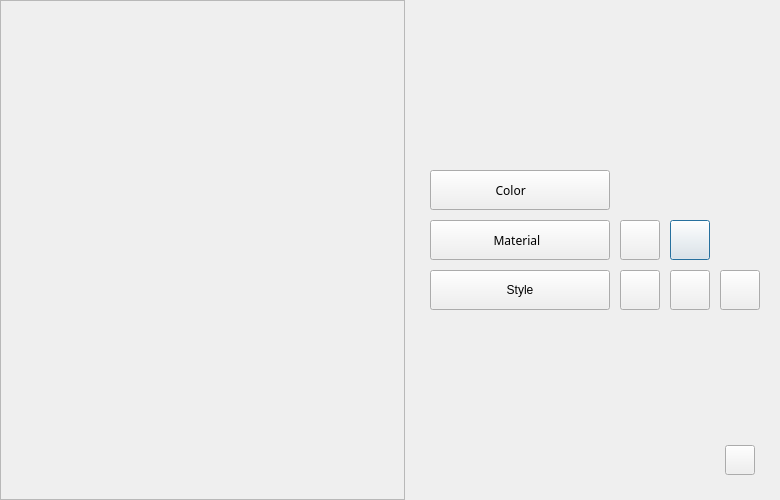
<?xml version="1.0" encoding="UTF-8"?>
<ui version="4.0">
 <class>CLOViseSuite</class>
 <widget class="QDialog" name="CLOViseSuite">
  <property name="geometry">
   <rect>
    <x>0</x>
    <y>0</y>
    <width>780</width>
    <height>500</height>
   </rect>
  </property>
  <property name="sizePolicy">
   <sizepolicy hsizetype="Expanding" vsizetype="Expanding">
    <horstretch>0</horstretch>
    <verstretch>0</verstretch>
   </sizepolicy>
  </property>
  <property name="windowTitle">
   <string>PLMPanel</string>
  </property>
  <property name="layoutDirection">
   <enum>Qt::LeftToRight</enum>
  </property>
  <property name="autoFillBackground">
   <bool>false</bool>
  </property>
  <property name="styleSheet">
   <string notr="true"/>
  </property>
  <property name="sizeGripEnabled">
   <bool>false</bool>
  </property>
  <layout class="QGridLayout" name="gridLayout_2">
   <property name="leftMargin">
    <number>0</number>
   </property>
   <property name="topMargin">
    <number>0</number>
   </property>
   <property name="rightMargin">
    <number>0</number>
   </property>
   <property name="bottomMargin">
    <number>0</number>
   </property>
   <property name="spacing">
    <number>5</number>
   </property>
   <item row="0" column="0" rowspan="7">
    <widget class="QFrame" name="ui_SplashFrame">
     <property name="sizePolicy">
      <sizepolicy hsizetype="Expanding" vsizetype="Expanding">
       <horstretch>0</horstretch>
       <verstretch>0</verstretch>
      </sizepolicy>
     </property>
     <property name="minimumSize">
      <size>
       <width>320</width>
       <height>485</height>
      </size>
     </property>
     <property name="styleSheet">
      <string notr="true"/>
     </property>
     <property name="frameShape">
      <enum>QFrame::StyledPanel</enum>
     </property>
     <property name="frameShadow">
      <enum>QFrame::Raised</enum>
     </property>
     <layout class="QGridLayout" name="gridLayout_4">
      <property name="leftMargin">
       <number>0</number>
      </property>
      <property name="topMargin">
       <number>0</number>
      </property>
      <property name="rightMargin">
       <number>0</number>
      </property>
      <property name="bottomMargin">
       <number>0</number>
      </property>
      <property name="horizontalSpacing">
       <number>0</number>
      </property>
      <property name="verticalSpacing">
       <number>10</number>
      </property>
      <item row="2" column="0">
       <spacer name="horizontalSpacer_12">
        <property name="orientation">
         <enum>Qt::Horizontal</enum>
        </property>
        <property name="sizeType">
         <enum>QSizePolicy::Preferred</enum>
        </property>
        <property name="sizeHint" stdset="0">
         <size>
          <width>140</width>
          <height>20</height>
         </size>
        </property>
       </spacer>
      </item>
      <item row="3" column="0">
       <spacer name="horizontalSpacer_13">
        <property name="orientation">
         <enum>Qt::Horizontal</enum>
        </property>
        <property name="sizeType">
         <enum>QSizePolicy::Preferred</enum>
        </property>
        <property name="sizeHint" stdset="0">
         <size>
          <width>140</width>
          <height>20</height>
         </size>
        </property>
       </spacer>
      </item>
      <item row="1" column="0">
       <spacer name="horizontalSpacer_4">
        <property name="orientation">
         <enum>Qt::Horizontal</enum>
        </property>
        <property name="sizeType">
         <enum>QSizePolicy::Preferred</enum>
        </property>
        <property name="sizeHint" stdset="0">
         <size>
          <width>140</width>
          <height>20</height>
         </size>
        </property>
       </spacer>
      </item>
      <item row="1" column="2">
       <spacer name="horizontalSpacer_14">
        <property name="orientation">
         <enum>Qt::Horizontal</enum>
        </property>
        <property name="sizeType">
         <enum>QSizePolicy::Preferred</enum>
        </property>
        <property name="sizeHint" stdset="0">
         <size>
          <width>139</width>
          <height>20</height>
         </size>
        </property>
       </spacer>
      </item>
      <item row="3" column="2">
       <spacer name="horizontalSpacer_16">
        <property name="orientation">
         <enum>Qt::Horizontal</enum>
        </property>
        <property name="sizeType">
         <enum>QSizePolicy::Preferred</enum>
        </property>
        <property name="sizeHint" stdset="0">
         <size>
          <width>139</width>
          <height>20</height>
         </size>
        </property>
       </spacer>
      </item>
      <item row="3" column="1">
       <widget class="QLabel" name="ui_PoweredByLabel">
        <property name="minimumSize">
         <size>
          <width>180</width>
          <height>45</height>
         </size>
        </property>
        <property name="styleSheet">
         <string notr="true"/>
        </property>
        <property name="text">
         <string/>
        </property>
        <property name="alignment">
         <set>Qt::AlignCenter</set>
        </property>
       </widget>
      </item>
      <item row="0" column="1">
       <spacer name="verticalSpacer_14">
        <property name="orientation">
         <enum>Qt::Vertical</enum>
        </property>
        <property name="sizeHint" stdset="0">
         <size>
          <width>20</width>
          <height>228</height>
         </size>
        </property>
       </spacer>
      </item>
      <item row="2" column="1">
       <widget class="QLabel" name="ui_PlmLabel">
        <property name="minimumSize">
         <size>
          <width>180</width>
          <height>30</height>
         </size>
        </property>
        <property name="styleSheet">
         <string notr="true"/>
        </property>
        <property name="text">
         <string/>
        </property>
        <property name="alignment">
         <set>Qt::AlignCenter</set>
        </property>
       </widget>
      </item>
      <item row="4" column="1">
       <spacer name="verticalSpacer_13">
        <property name="orientation">
         <enum>Qt::Vertical</enum>
        </property>
        <property name="sizeType">
         <enum>QSizePolicy::Preferred</enum>
        </property>
        <property name="sizeHint" stdset="0">
         <size>
          <width>20</width>
          <height>112</height>
         </size>
        </property>
       </spacer>
      </item>
      <item row="1" column="1">
       <widget class="QLabel" name="ui_CloViseLogoLabel">
        <property name="minimumSize">
         <size>
          <width>180</width>
          <height>35</height>
         </size>
        </property>
        <property name="styleSheet">
         <string notr="true"/>
        </property>
        <property name="text">
         <string/>
        </property>
        <property name="alignment">
         <set>Qt::AlignCenter</set>
        </property>
       </widget>
      </item>
      <item row="2" column="2">
       <spacer name="horizontalSpacer_15">
        <property name="orientation">
         <enum>Qt::Horizontal</enum>
        </property>
        <property name="sizeType">
         <enum>QSizePolicy::Preferred</enum>
        </property>
        <property name="sizeHint" stdset="0">
         <size>
          <width>139</width>
          <height>20</height>
         </size>
        </property>
       </spacer>
      </item>
     </layout>
    </widget>
   </item>
   <item row="0" column="1" rowspan="3">
    <spacer name="verticalSpacer_2">
     <property name="orientation">
      <enum>Qt::Vertical</enum>
     </property>
     <property name="sizeHint" stdset="0">
      <size>
       <width>20</width>
       <height>66</height>
      </size>
     </property>
    </spacer>
   </item>
   <item row="0" column="3">
    <spacer name="verticalSpacer_5">
     <property name="orientation">
      <enum>Qt::Vertical</enum>
     </property>
     <property name="sizeType">
      <enum>QSizePolicy::Fixed</enum>
     </property>
     <property name="sizeHint" stdset="0">
      <size>
       <width>20</width>
       <height>20</height>
      </size>
     </property>
    </spacer>
   </item>
   <item row="1" column="2">
    <spacer name="horizontalSpacer_6">
     <property name="orientation">
      <enum>Qt::Horizontal</enum>
     </property>
     <property name="sizeType">
      <enum>QSizePolicy::Expanding</enum>
     </property>
     <property name="sizeHint" stdset="0">
      <size>
       <width>274</width>
       <height>20</height>
      </size>
     </property>
    </spacer>
   </item>
   <item row="1" column="3" colspan="2">
    <widget class="QLabel" name="ui_userNameLabel">
     <property name="sizePolicy">
      <sizepolicy hsizetype="Expanding" vsizetype="Fixed">
       <horstretch>0</horstretch>
       <verstretch>0</verstretch>
      </sizepolicy>
     </property>
     <property name="minimumSize">
      <size>
       <width>60</width>
       <height>25</height>
      </size>
     </property>
     <property name="text">
      <string/>
     </property>
     <property name="wordWrap">
      <bool>true</bool>
     </property>
    </widget>
   </item>
   <item row="1" column="5">
    <spacer name="horizontalSpacer_5">
     <property name="orientation">
      <enum>Qt::Horizontal</enum>
     </property>
     <property name="sizeType">
      <enum>QSizePolicy::Fixed</enum>
     </property>
     <property name="sizeHint" stdset="0">
      <size>
       <width>20</width>
       <height>20</height>
      </size>
     </property>
    </spacer>
   </item>
   <item row="2" column="3">
    <spacer name="verticalSpacer_4">
     <property name="orientation">
      <enum>Qt::Vertical</enum>
     </property>
     <property name="sizeHint" stdset="0">
      <size>
       <width>20</width>
       <height>40</height>
      </size>
     </property>
    </spacer>
   </item>
   <item row="4" column="2">
    <spacer name="verticalSpacer_3">
     <property name="orientation">
      <enum>Qt::Vertical</enum>
     </property>
     <property name="sizeType">
      <enum>QSizePolicy::Expanding</enum>
     </property>
     <property name="sizeHint" stdset="0">
      <size>
       <width>20</width>
       <height>115</height>
      </size>
     </property>
    </spacer>
   </item>
   <item row="5" column="1" colspan="3">
    <spacer name="horizontalSpacer_8">
     <property name="orientation">
      <enum>Qt::Horizontal</enum>
     </property>
     <property name="sizeHint" stdset="0">
      <size>
       <width>284</width>
       <height>20</height>
      </size>
     </property>
    </spacer>
   </item>
   <item row="5" column="4">
    <widget class="QToolButton" name="logout">
     <property name="sizePolicy">
      <sizepolicy hsizetype="Fixed" vsizetype="Fixed">
       <horstretch>0</horstretch>
       <verstretch>0</verstretch>
      </sizepolicy>
     </property>
     <property name="minimumSize">
      <size>
       <width>30</width>
       <height>30</height>
      </size>
     </property>
     <property name="maximumSize">
      <size>
       <width>30</width>
       <height>30</height>
      </size>
     </property>
     <property name="toolTip">
      <string/>
     </property>
     <property name="styleSheet">
      <string notr="true"/>
     </property>
     <property name="text">
      <string/>
     </property>
     <property name="iconSize">
      <size>
       <width>30</width>
       <height>30</height>
      </size>
     </property>
    </widget>
   </item>
   <item row="5" column="5">
    <spacer name="horizontalSpacer">
     <property name="orientation">
      <enum>Qt::Horizontal</enum>
     </property>
     <property name="sizeType">
      <enum>QSizePolicy::Fixed</enum>
     </property>
     <property name="sizeHint" stdset="0">
      <size>
       <width>20</width>
       <height>20</height>
      </size>
     </property>
    </spacer>
   </item>
   <item row="6" column="4">
    <spacer name="verticalSpacer">
     <property name="orientation">
      <enum>Qt::Vertical</enum>
     </property>
     <property name="sizeType">
      <enum>QSizePolicy::Fixed</enum>
     </property>
     <property name="sizeHint" stdset="0">
      <size>
       <width>20</width>
       <height>20</height>
      </size>
     </property>
    </spacer>
   </item>
   <item row="3" column="1" colspan="5">
    <layout class="QGridLayout" name="gridLayout">
     <property name="spacing">
      <number>10</number>
     </property>
     <item row="3" column="3">
      <widget class="QPushButton" name="ui_updateMaterialButton">
       <property name="sizePolicy">
        <sizepolicy hsizetype="Preferred" vsizetype="Fixed">
         <horstretch>0</horstretch>
         <verstretch>0</verstretch>
        </sizepolicy>
       </property>
       <property name="minimumSize">
        <size>
         <width>40</width>
         <height>40</height>
        </size>
       </property>
       <property name="maximumSize">
        <size>
         <width>40</width>
         <height>40</height>
        </size>
       </property>
       <property name="text">
        <string/>
       </property>
      </widget>
     </item>
     <item row="2" column="1">
      <widget class="QPushButton" name="ui_searchColor">
       <property name="sizePolicy">
        <sizepolicy hsizetype="Expanding" vsizetype="Fixed">
         <horstretch>0</horstretch>
         <verstretch>0</verstretch>
        </sizepolicy>
       </property>
       <property name="minimumSize">
        <size>
         <width>180</width>
         <height>40</height>
        </size>
       </property>
       <property name="maximumSize">
        <size>
         <width>180</width>
         <height>40</height>
        </size>
       </property>
       <property name="font">
        <font>
         <family>ArialMT</family>
         <pointsize>9</pointsize>
        </font>
       </property>
       <property name="styleSheet">
        <string notr="true">
                                            #SearchColor{
                                            height:27px;
                                            width: 135px;
                                            font-color:#FFFFFF;
                                            }
                                        </string>
       </property>
       <property name="text">
        <string>Color      </string>
       </property>
       <property name="iconSize">
        <size>
         <width>18</width>
         <height>18</height>
        </size>
       </property>
      </widget>
     </item>
     <item row="1" column="5" rowspan="5">
      <spacer name="horizontalSpacer_2">
       <property name="orientation">
        <enum>Qt::Horizontal</enum>
       </property>
       <property name="sizeType">
        <enum>QSizePolicy::Fixed</enum>
       </property>
       <property name="sizeHint" stdset="0">
        <size>
         <width>20</width>
         <height>20</height>
        </size>
       </property>
      </spacer>
     </item>
     <item row="4" column="4">
      <widget class="QPushButton" name="ui_copyProductButton">
       <property name="minimumSize">
        <size>
         <width>40</width>
         <height>40</height>
        </size>
       </property>
       <property name="maximumSize">
        <size>
         <width>40</width>
         <height>40</height>
        </size>
       </property>
       <property name="text">
        <string/>
       </property>
      </widget>
     </item>
     <item row="1" column="0" rowspan="5">
      <spacer name="horizontalSpacer_3">
       <property name="orientation">
        <enum>Qt::Horizontal</enum>
       </property>
       <property name="sizeType">
        <enum>QSizePolicy::Fixed</enum>
       </property>
       <property name="sizeHint" stdset="0">
        <size>
         <width>20</width>
         <height>20</height>
        </size>
       </property>
      </spacer>
     </item>
     <item row="4" column="2">
      <widget class="QPushButton" name="ui_createProductButton">
       <property name="sizePolicy">
        <sizepolicy hsizetype="Preferred" vsizetype="Fixed">
         <horstretch>0</horstretch>
         <verstretch>0</verstretch>
        </sizepolicy>
       </property>
       <property name="minimumSize">
        <size>
         <width>40</width>
         <height>40</height>
        </size>
       </property>
       <property name="maximumSize">
        <size>
         <width>40</width>
         <height>40</height>
        </size>
       </property>
       <property name="font">
        <font>
         <pointsize>9</pointsize>
        </font>
       </property>
       <property name="styleSheet">
        <string notr="true">
                                    #ui_createProductButton{
                                    height:27px;
                                    width: 135px;
                                    font-color:#FFFFFF;
                                    }
                                </string>
       </property>
       <property name="text">
        <string/>
       </property>
      </widget>
     </item>
     <item row="3" column="2">
      <widget class="QPushButton" name="ui_createMaterialButton">
       <property name="sizePolicy">
        <sizepolicy hsizetype="Preferred" vsizetype="Fixed">
         <horstretch>0</horstretch>
         <verstretch>0</verstretch>
        </sizepolicy>
       </property>
       <property name="minimumSize">
        <size>
         <width>40</width>
         <height>40</height>
        </size>
       </property>
       <property name="maximumSize">
        <size>
         <width>40</width>
         <height>40</height>
        </size>
       </property>
       <property name="text">
        <string/>
       </property>
      </widget>
     </item>
     <item row="3" column="1">
      <widget class="QPushButton" name="ui_searchMaterial">
       <property name="sizePolicy">
        <sizepolicy hsizetype="Expanding" vsizetype="Fixed">
         <horstretch>0</horstretch>
         <verstretch>0</verstretch>
        </sizepolicy>
       </property>
       <property name="minimumSize">
        <size>
         <width>180</width>
         <height>40</height>
        </size>
       </property>
       <property name="maximumSize">
        <size>
         <width>180</width>
         <height>40</height>
        </size>
       </property>
       <property name="font">
        <font>
         <family>ArialMT</family>
         <pointsize>9</pointsize>
        </font>
       </property>
       <property name="styleSheet">
        <string notr="true">
                                            #SearchMaterial{
                                            height:27px;
                                            width: 135px;
                                            font-color:#FFFFFF;
                                            }
                                        </string>
       </property>
       <property name="text">
        <string>Material  </string>
       </property>
      </widget>
     </item>
     <item row="4" column="1">
      <widget class="QPushButton" name="ui_searchProduct">
       <property name="sizePolicy">
        <sizepolicy hsizetype="Expanding" vsizetype="Fixed">
         <horstretch>0</horstretch>
         <verstretch>0</verstretch>
        </sizepolicy>
       </property>
       <property name="minimumSize">
        <size>
         <width>180</width>
         <height>40</height>
        </size>
       </property>
       <property name="maximumSize">
        <size>
         <width>180</width>
         <height>40</height>
        </size>
       </property>
       <property name="font">
        <font>
         <family>MS Shell Dlg 2</family>
         <pointsize>9</pointsize>
        </font>
       </property>
       <property name="styleSheet">
        <string notr="true">
                                            #SearchProduct{
                                            height:27px;
                                            width: 135px;
                                            font-color:#FFFFFF;
                                            }
                                        </string>
       </property>
       <property name="text">
        <string>Style</string>
       </property>
      </widget>
     </item>
     <item row="4" column="3">
      <widget class="QPushButton" name="ui_updateProductButton">
       <property name="sizePolicy">
        <sizepolicy hsizetype="Preferred" vsizetype="Fixed">
         <horstretch>0</horstretch>
         <verstretch>0</verstretch>
        </sizepolicy>
       </property>
       <property name="minimumSize">
        <size>
         <width>40</width>
         <height>40</height>
        </size>
       </property>
       <property name="maximumSize">
        <size>
         <width>40</width>
         <height>40</height>
        </size>
       </property>
       <property name="font">
        <font>
         <pointsize>9</pointsize>
        </font>
       </property>
       <property name="text">
        <string/>
       </property>
      </widget>
     </item>
    </layout>
   </item>
  </layout>
 </widget>
 <resources>
  <include location="../../../PLMResource.qrc"/>
 </resources>
 <connections/>
</ui>
